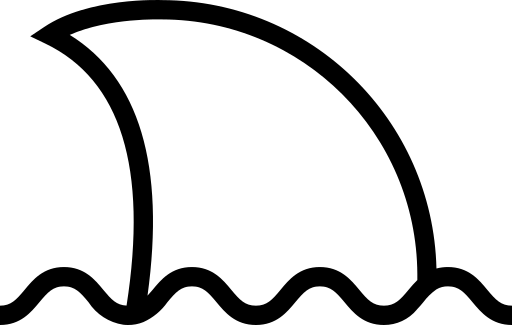
#> input picture src/plugins/sharkmap/newfin.png, 512 x 325 px
$ python preview_spectra6.py ../src/plugins/sharkmap/newfin.png
#> lines starting #> are read from the running program, lines starting #| are printed output that depends on the picture; after the words box and inside, x2 and y2 are one past the last pixel; in counts of white or black regions, pixels touching at a corner belong together
"""Preview how a render will actually look on an Inky Impression (Spectra 6).

Everything in mock_display_output/ is the image InkyPi *sends* to the display,
not what the display shows. On real hardware the Inky library then quantises and
dithers it. That step is where flat design survives and photographic or pastel
design falls apart, so it is worth seeing before the panel arrives.

This reproduces the driver's own maths, taken from inky/inky_e673.py (the 2025
Spectra 6 7.3in):

  - the palette is a blend between a SATURATED and a DESATURATED set, controlled
    by the `saturation` argument, which InkyPi passes from its
    image_settings.inky_saturation and defaults to 0.5
  - the image is then quantized to six colours with Floyd-Steinberg dithering
  - the one exception is a P-mode image already holding exactly six colours,
    which the driver maps with no dithering at all

Note the consequence of the blend: at the default saturation the driver is not
aiming at pure colours. "Blue" is (30,29,174) and even "white" is (208,209,210).
A preview against pure RGB primaries is therefore misleading, which is the
mistake this script exists to avoid.

Usage:

    python scripts/preview_spectra6.py mock_display_output/latest.png
    python scripts/preview_spectra6.py latest.png --saturation 0.8
    python scripts/preview_spectra6.py latest.png --sweep
"""

import argparse
import os
import sys

from PIL import Image

# Straight from inky/inky_e673.py. Six usable colours; the driver's tables carry
# a seventh "clean" entry which is not a displayable colour.
DESATURATED_PALETTE = [
    [0, 0, 0],          # black
    [255, 255, 255],    # white
    [255, 255, 0],      # yellow
    [255, 0, 0],        # red
    [0, 0, 255],        # blue
    [0, 255, 0],        # green
]
SATURATED_PALETTE = [
    [0, 0, 0],
    [161, 164, 165],
    [208, 190, 71],
    [156, 72, 75],
    [61, 59, 94],
    [58, 91, 70],
]
COLOUR_NAMES = ["black", "white", "yellow", "red", "blue", "green"]

# What InkyPi passes unless the settings page says otherwise.
DEFAULT_SATURATION = 0.5


def blended_palette(saturation):
    """The palette the driver quantises against, for a given saturation."""
    palette = []
    for index in range(len(DESATURATED_PALETTE)):
        saturated = [c * saturation for c in SATURATED_PALETTE[index]]
        desaturated = [c * (1.0 - saturation) for c in DESATURATED_PALETTE[index]]
        palette.append(tuple(int(s + d) for s, d in zip(saturated, desaturated)))
    return palette


def palette_image(colours):
    flat = []
    for colour in colours:
        flat.extend(colour)
    flat.extend([0, 0, 0] * (256 - len(colours)))
    image = Image.new("P", (1, 1))
    image.putpalette(flat)
    return image


def render_to_panel(image, saturation, appearance="pure"):
    """Quantise and dither exactly as the driver would.

    Two different palettes are in play, and confusing them makes the preview
    misleading:

      - The BLENDED palette is what the driver quantises *against*. It decides
        which source colour becomes which of the six inks. This is the one that
        depends on `saturation`.
      - The pigment the panel then lays down is its own. It is not the blended
        value. Rendering the result using the blended numbers paints "white" as
        a mid grey and makes everything look far weaker than it will be.

    So: choose indices with the blended palette, then show them with the pure
    palette. `appearance="blended"` keeps the old behaviour for comparison.
    """
    colours = blended_palette(saturation)
    quantised = image.convert("RGB").quantize(
        colors=len(colours), palette=palette_image(colours),
        dither=Image.Dither.FLOYDSTEINBERG,
    )

    if appearance == "pure":
        # Repaint the same indices with the panel's actual colours. Real e-ink
        # white is a shade off paper and its black is closer to charcoal, so the
        # truth sits between this and the blended render -- but this is much the
        # closer of the two.
        flat = []
        for colour in DESATURATED_PALETTE:
            flat.extend(colour)
        flat.extend([0, 0, 0] * (256 - len(DESATURATED_PALETTE)))
        quantised.putpalette(flat)

    return quantised.convert("RGB"), colours


def report(image, panel, colours, appearance="pure"):
    """Say how much of the source had to be dithered, and what it became."""
    total = image.width * image.height
    source_colours = image.convert("RGB").getcolors(maxcolors=10 ** 7)

    exact = sum(count for count, colour in (source_colours or [])
                if tuple(colour) in colours)
    print(f"  source colours          : {len(source_colours) if source_colours else 'very many'}")
    print(f"  already exactly on-palette: {exact / total * 100:5.2f}%  "
          f"(the rest is what gets dithered)")

    counts = {colour: count for count, colour in panel.getcolors(maxcolors=64)}
    shown = ([tuple(c) for c in DESATURATED_PALETTE] if appearance == "pure"
             else colours)
    print("  panel output mix:")
    for name, colour in zip(COLOUR_NAMES, shown):
        share = counts.get(colour, 0) / total * 100
        if share:
            print(f"    {name:7s} {str(colour):>17s}  {share:5.1f}%")


def main():
    parser = argparse.ArgumentParser(description=__doc__,
                                     formatter_class=argparse.RawDescriptionHelpFormatter)
    parser.add_argument("image", help="PNG to preview, e.g. mock_display_output/latest.png")
    parser.add_argument("--saturation", type=float, default=DEFAULT_SATURATION,
                        help=f"driver saturation, 0.0-1.0 (default {DEFAULT_SATURATION}, "
                             "matching InkyPi)")
    parser.add_argument("--sweep", action="store_true",
                        help="write a comparison across several saturation values")
    parser.add_argument("--appearance", choices=("pure", "blended"), default="pure",
                        help="'pure' shows the panel's own inks (default and more "
                             "realistic); 'blended' paints the driver's "
                             "quantisation targets, which look washed out")
    parser.add_argument("--out", help="output path (default: alongside the input)")
    args = parser.parse_args()

    if not os.path.exists(args.image):
        parser.error(f"no such file: {args.image}")

    source = Image.open(args.image).convert("RGB")
#> source: PIL image 512x325 RGB; every value is 0
    print(f"{args.image}  {source.size}")
#| ../src/plugins/sharkmap/newfin.png  (512, 325)

    if args.sweep:
        levels = (0.0, 0.3, 0.5, 0.7, 1.0)
        panels = []
        for level in levels:
            print(f"\nsaturation {level}")
            panel, colours = render_to_panel(source, level, args.appearance)
            report(source, panel, colours, args.appearance)
            panels.append((level, panel))

        gap = 8
        sheet = Image.new("RGB", (source.width,
                                  (source.height + gap) * len(panels) - gap),
                          (110, 110, 110))
        for index, (_level, panel) in enumerate(panels):
            sheet.paste(panel, (0, index * (source.height + gap)))
        out = args.out or args.image.replace(".png", "_sweep.png")
        sheet.save(out)
        print(f"\nwrote {out}")
        print("order top to bottom: " + ", ".join(f"saturation {lv}" for lv, _ in panels))
        return 0

    panel, colours = render_to_panel(source, args.saturation, args.appearance)
#> colours = [(0, 0, 0), (208, 209, 210), (231, 222, 35), (205, 36, 37), (30, 29, 174), (29, 173, 35)]
    print(f"\nsaturation {args.saturation}")
    report(source, panel, colours, args.appearance)
#> in report, `source_colours = image.convert("RGB").getcolors(maxcolors=10 ** 7)`: source_colours = [(166400, (0, 0, 0))]
#> in report, `exact = sum(count for count, colour in (source_colours or []) if tuple..`: exact = 166400
#|   source colours          : 1
#|   already exactly on-palette: 100.00%  (the rest is what gets dithered)
#> in report, `counts = {colour: count for count, colour in panel.getcolors(maxcolors..`: counts = {(0, 0, 0): 166400}
#> in report, `shown = ([tuple(c) for c in DESATURATED_PALETTE] if appearance == "pur..`: shown = [(0, 0, 0), (255, 255, 255), (255, 255, 0), (255, 0, 0), (0, 0, 255), (0, 255, 0)]
#> the loop in report, `for name, colour in zip(COLOUR_NAMES, shown):` made 6 passes
#> (name, colour, share) on passes 1 to 6: ('black', (0, 0, 0), 100), ('white', (255, 255, 255), 0), ('yellow', (255, 255, 0), 0), ('red', (255, 0, 0), 0), ('blue', (0, 0, 255), 0), ('green', (0, 255, 0), 0)
#|     black           (0, 0, 0)  100.0%

    out = args.out or args.image.replace(".png", "_panel.png")
    panel.save(out)
    print(f"\nwrote {out}")

    # Side by side, so the difference is obvious rather than remembered.
    gap = 8
    pair = Image.new("RGB", (source.width, source.height * 2 + gap), (110, 110, 110))
#> pair: PIL image 512x658 RGB; every value is 110
    pair.paste(source, (0, 0))
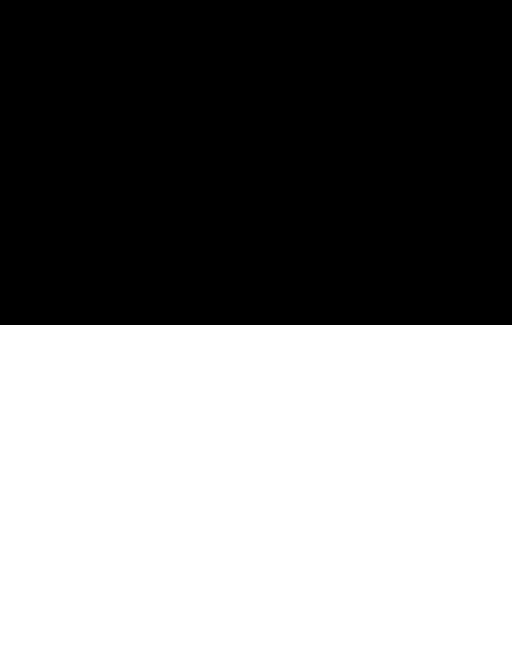
#> pair: PIL image 512x658 RGB; values 0 (black) and 110 (white), 50.6% white; 1 black region, box (x1, y1, x2, y2) and area: (0, 0, 512, 325) 166400
    pair.paste(panel, (0, source.height + gap))
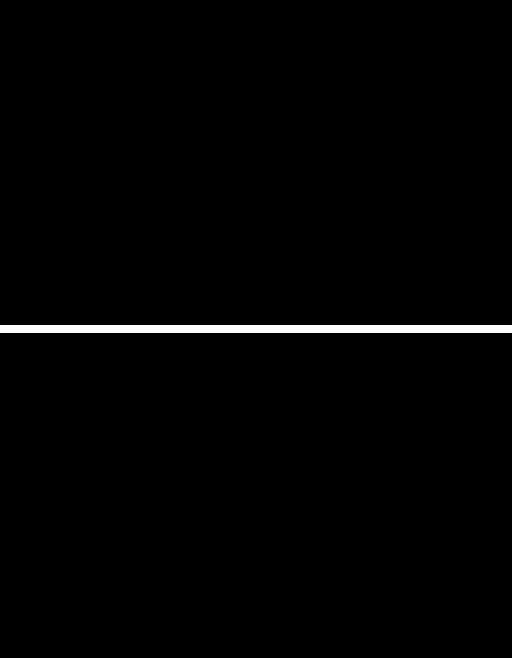
#> pair: PIL image 512x658 RGB; values 0 (black) and 110 (white), 1.2% white; 1 white region, box (x1, y1, x2, y2) and area: (0, 325, 512, 333) 4096
    pair_out = out.replace(".png", "_compare.png")
    pair.save(pair_out)
    print(f"wrote {pair_out}  (top: what InkyPi sends, bottom: what the panel shows)")
    return 0


if __name__ == "__main__":
    sys.exit(main())
#> (the program exits here)
